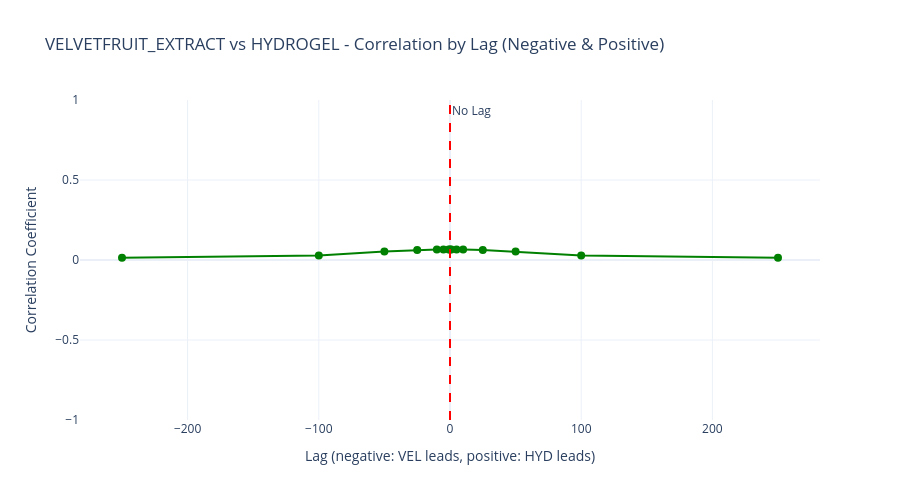

The code cell stored with this chart in its notebook:
### Markdown cell above
## 7. Correlation Analysis with Hydrogel (Various Lags)

### Code cell
# Load and prepare Hydrogel data
hydrogel_prices = prices_df[prices_df['product'].str.contains('HYDROGEL', case=False, na=False)].copy()

print(f"Hydrogel prices data shape: {hydrogel_prices.shape}")
print(f"\n=== Hydrogel Products ===")
print(hydrogel_prices['product'].unique())

# Aggregate both products by timestamp (take mean if multiple products/entries per timestamp)
velvetfruit_agg = velvetfruit_prices.groupby('timestamp')['mid_price'].mean().reset_index()
velvetfruit_agg.columns = ['timestamp', 'velvetfruit_midprice']

hydrogel_agg = hydrogel_prices.groupby('timestamp')['mid_price'].mean().reset_index()
hydrogel_agg.columns = ['timestamp', 'hydrogel_midprice']

# Merge on timestamp
merged = pd.merge(velvetfruit_agg, hydrogel_agg, on='timestamp', how='inner')
merged = merged.sort_values('timestamp').reset_index(drop=True)

print(f"\n=== Merged Data Shape: {merged.shape} ===")
print(f"Timestamp range: {merged['timestamp'].min()} to {merged['timestamp'].max()}")

# Calculate correlation at various lag values (including negative lags)
# Negative lag: velvetfruit leads (velvetfruit is shifted back)
# Positive lag: hydrogel leads (hydrogel is shifted back)
lag_values = [-250, -100, -50, -25, -10, -5, -1, 0, 1, 5, 10, 25, 50, 100, 250]
correlations = []

print("\n=== Correlation Analysis with Various Lags ===")
print("Negative lag: VELVETFRUIT leads HYDROGEL")
print("Positive lag: HYDROGEL leads VELVETFRUIT\n")

for lag in lag_values:
    if lag == 0:
        corr = merged['velvetfruit_midprice'].corr(merged['hydrogel_midprice'])
    elif lag < 0:
        # Negative lag: shift velvetfruit forward (velvetfruit leads)
        shifted = merged.copy()
        shifted['velvetfruit_shifted'] = shifted['velvetfruit_midprice'].shift(lag)
        corr = shifted['velvetfruit_shifted'].corr(shifted['hydrogel_midprice'])
    else:
        # Positive lag: shift hydrogel forward (hydrogel leads)
        shifted = merged.copy()
        shifted['hydrogel_shifted'] = shifted['hydrogel_midprice'].shift(lag)
        corr = shifted['velvetfruit_midprice'].corr(shifted['hydrogel_shifted'])
    
    correlations.append({'lag': lag, 'correlation': corr})
    direction = "VEL→HYD" if lag < 0 else "HYD→VEL" if lag > 0 else "None"
    print(f"Lag {lag:4d} ({direction}): Correlation = {corr:7.4f}")

corr_df = pd.DataFrame(correlations)

# Plot correlation vs lag including negative lags
fig_corr = go.Figure()
fig_corr.add_trace(go.Scatter(
    x=corr_df['lag'],
    y=corr_df['correlation'],
    mode='lines+markers',
    name='Correlation',
    line=dict(color='green', width=2),
    marker=dict(size=8),
    hovertemplate='<b>Lag:</b> %{x}<br><b>Correlation:</b> %{y:.4f}<extra></extra>'
))

# Add vertical line at lag=0
fig_corr.add_vline(x=0, line_dash="dash", line_color="red", annotation_text="No Lag", annotation_position="top right")

fig_corr.update_layout(
    title='VELVETFRUIT_EXTRACT vs HYDROGEL - Correlation by Lag (Negative & Positive)',
    xaxis_title='Lag (negative: VEL leads, positive: HYD leads)',
    yaxis_title='Correlation Coefficient',
    hovermode='x unified',
    height=500,
    template='plotly_white',
    yaxis=dict(range=[-1, 1])
)
fig_corr.show()

print(f"\n=== Summary ===")
max_idx = corr_df['correlation'].abs().idxmax()
print(f"Strongest correlation: {corr_df.loc[max_idx, 'correlation']:.4f} at lag {corr_df.loc[max_idx, 'lag']:.0f}")
print(f"Maximum positive correlation: {corr_df['correlation'].max():.4f} at lag {corr_df.loc[corr_df['correlation'].idxmax(), 'lag']:.0f}")
print(f"Maximum negative correlation: {corr_df['correlation'].min():.4f} at lag {corr_df.loc[corr_df['correlation'].idxmin(), 'lag']:.0f}")

### Figure 1 — Plotly figure (JSON) as saved in the notebook; plotly's stock layout.template omitted (floating-point values rounded to 4 significant figures)
{"data": [{"hovertemplate": "<b>Lag:</b> %{x}<br><b>Correlation:</b> %{y:.4f}<extra></extra>", "line": {"color": "green", "width": 2}, "marker": {"size": 8}, "mode": "lines+markers", "name": "Correlation", "type": "scatter", "x": [-250, -100, -50, -25, -10, -5, -1, 0, 1, 5, 10, 25, 50, 100, 250], "y": [0.01369, 0.02853, 0.0526, 0.06264, 0.06517, 0.0657, 0.06594, 0.066, 0.06594, 0.0657, 0.06517, 0.06264, 0.0526, 0.02853, 0.01369]}], "layout": {"annotations": [{"showarrow": false, "text": "No Lag", "x": 0, "xanchor": "left", "xref": "x", "y": 1, "yanchor": "top", "yref": "y domain"}], "height": 500, "hovermode": "x unified", "shapes": [{"line": {"color": "red", "dash": "dash"}, "type": "line", "x0": 0, "x1": 0, "xref": "x", "y0": 0, "y1": 1, "yref": "y domain"}], "title": {"text": "VELVETFRUIT_EXTRACT vs HYDROGEL - Correlation by Lag (Negative & Positive)"}, "xaxis": {"title": {"text": "Lag (negative: VEL leads, positive: HYD leads)"}}, "yaxis": {"range": [-1, 1], "title": {"text": "Correlation Coefficient"}}}}
